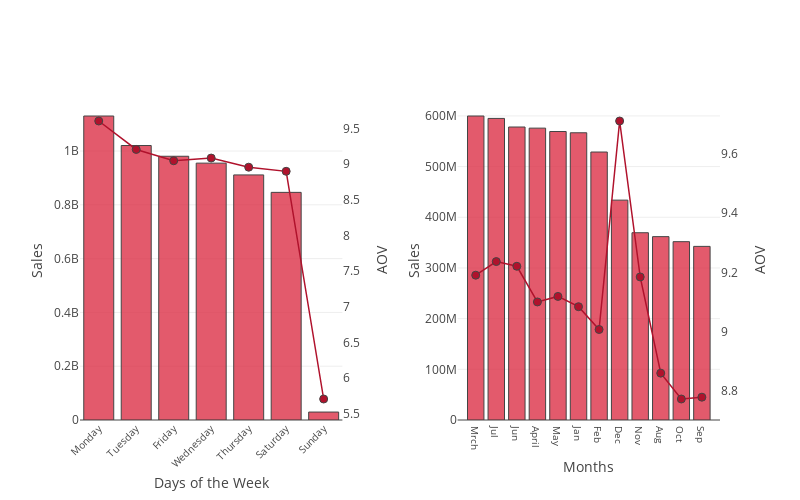

Notebook code cell kept with this figure:
### Code cell
#Create two new dataframe

basketweek = train[['Dayoftheweek','Sales','Customers']]
basketweek = basketweek.groupby('Dayoftheweek').sum()
basketweek = basketweek.sort_values(by='Sales',ascending = False)
basketweek = basketweek.reset_index()
basketweek['Basket'] = basketweek['Sales'] / basketweek['Customers'] 

basketmonth = train[['Monthofyear','Sales','Customers']]
basketmonth = basketmonth.groupby('Monthofyear').sum()
basketmonth = basketmonth.sort_values(by='Sales',ascending = False)
basketmonth = basketmonth.reset_index()
basketmonth['Basket'] = basketmonth['Sales'] / basketmonth['Customers'] 


#Create the format of our plot grid

fig = tools.make_subplots(rows=1,
                          cols=2,
                          print_grid=True,
                          horizontal_spacing=0.18,
                         )

#Define the 4 traces 

trace1 = dict(type='bar',
              x= basketweek[('Dayoftheweek')], 
              y= basketweek[('Sales')],
              name='Sales',            
              marker=dict(color= 'rgba(220,49,72, 0.8)', 
                          line= dict(width= 1)),
              showlegend=False
             )
 

trace2 = dict(type='scatter',
              x= basketweek[('Dayoftheweek')], 
              y= basketweek[('Basket')], 
              marker= dict(line= dict(width= 1), 
                           size= 8), 
              line=dict(color= '#B0122C',
                        width= 1.5),
              name= 'AOV',
              showlegend=False
             )


trace3=dict(type='bar',
            x=basketmonth[('Monthofyear')],
            y=basketmonth[('Sales')],
            name='Sales',
            marker=dict(color= 'rgba(220,49,72, 0.8)', line= dict(width= 1)),
            showlegend=False 
          )
trace4=dict(type='scatter',
            x= basketmonth[('Monthofyear')],
            y=basketmonth[('Basket')],
            marker= dict(line= dict(width= 1), 
                         size= 8), 
            line=dict(color= '#B0122C', width= 1.5),
            name= 'AOV',
            showlegend=False
           )

# Append the first two traces to subplot (1,1), and the last two, to subplot (1,2):

fig.append_trace(trace1, 1, 1)# trace1 is in position 0 of the list fig['data]
fig.append_trace(trace2, 1, 1)#                       1 
fig.append_trace(trace3, 1, 2)#                       2
fig.append_trace(trace4, 1, 2)#                       3

# Now we update yaxis for both trace2 and trace4 - meaning positon 1 and 3
fig['data'][1].update(yaxis='y3')
fig['data'][3].update(yaxis='y4')

# Update layout


fig['layout'].update(autosize= False, 
              width= 800, 
              height= 500, 
              showlegend=False,
              hovermode='x')


fig['layout']['xaxis1'].update(tickangle= -45, #'x1'
                         autorange=True,
                         tickfont=dict(size= 10), 
                         title= 'Days of the Week', 
                         type= 'category',
                         )
fig['layout']['yaxis1'].update( #left yaxis'y1
                         showgrid=True, 
                         title= 'Sales',
                         )

#Insert a new key, yaxis3, and the associated value:
fig['layout']['yaxis3']=dict(
                          overlaying= 'y1', 
                          anchor= 'x1', 
                          side= 'right', 
                          showgrid= False, 
                          title= 'AOV'
                         )

fig['layout']['xaxis2'].update(autorange=True,
                         tickfont=dict(size= 10), 
                         title= 'Months', 
                         type= 'Months',
                         )
fig['layout']['yaxis2'].update(
                         showgrid=True, 
                         title= 'Sales',
                         )
#Insert a new key, yaxis4, and the associated value:
fig['layout']['yaxis4']=dict(
                          overlaying= 'y2', 
                          anchor= 'x2', 
                          side= 'right', 
                          showgrid= False, 
                          title= 'AOV'
                         )

iplot(fig)

### Figure 1 — Plotly figure (JSON) as saved in the notebook; plotly's stock layout.template omitted (floating-point values rounded to 4 significant figures)
{"data": [{"marker": {"color": "rgba(220,49,72, 0.8)", "line": {"width": 1}}, "name": "Sales", "showlegend": false, "type": "bar", "x": ["Monday", "Tuesday", "Friday", "Wednesday", "Thursday", "Saturday", "Sunday"], "xaxis": "x1", "y": [1130203012, 1020411930, 980555941, 954962863, 911177709, 846317735, 29551433], "yaxis": "y1"}, {"line": {"color": "#B0122C", "width": 1.5}, "marker": {"line": {"width": 1}, "size": 8}, "name": "AOV", "showlegend": false, "type": "scatter", "x": ["Monday", "Tuesday", "Friday", "Wednesday", "Thursday", "Saturday", "Sunday"], "xaxis": "x1", "y": [9.604, 9.206, 9.047, 9.085, 8.957, 8.899, 5.706], "yaxis": "y3"}, {"marker": {"color": "rgba(220,49,72, 0.8)", "line": {"width": 1}}, "name": "Sales", "showlegend": false, "type": "bar", "x": ["Mrch", "Jul", "Jun", "April", "May", "Jan", "Feb", "Dec", "Nov", "Aug", "Oct", "Sep"], "xaxis": "x2", "y": [599831906, 595059205, 578112775, 575895295, 569248217, 566728724, 528734410, 433831153, 369498877, 361791202, 351878728, 342570131], "yaxis": "y2"}, {"line": {"color": "#B0122C", "width": 1.5}, "marker": {"line": {"width": 1}, "size": 8}, "name": "AOV", "showlegend": false, "type": "scatter", "x": ["Mrch", "Jul", "Jun", "April", "May", "Jan", "Feb", "Dec", "Nov", "Aug", "Oct", "Sep"], "xaxis": "x2", "y": [9.191, 9.236, 9.221, 9.1, 9.119, 9.085, 9.008, 9.71, 9.185, 8.861, 8.774, 8.78], "yaxis": "y4"}], "layout": {"autosize": false, "height": 500, "hovermode": "x", "showlegend": false, "width": 800, "xaxis1": {"anchor": "y1", "autorange": true, "domain": [0, 0.41], "tickangle": -45, "tickfont": {"size": 10}, "title": "Days of the Week", "type": "category"}, "xaxis2": {"anchor": "y2", "autorange": true, "domain": [0.59, 1], "tickfont": {"size": 10}, "title": "Months", "type": "Months"}, "yaxis1": {"anchor": "x1", "domain": [0, 1], "showgrid": true, "title": "Sales"}, "yaxis2": {"anchor": "x2", "domain": [0, 1], "showgrid": true, "title": "Sales"}, "yaxis3": {"anchor": "x1", "overlaying": "y1", "showgrid": false, "side": "right", "title": "AOV"}, "yaxis4": {"anchor": "x2", "overlaying": "y2", "showgrid": false, "side": "right", "title": "AOV"}}}
